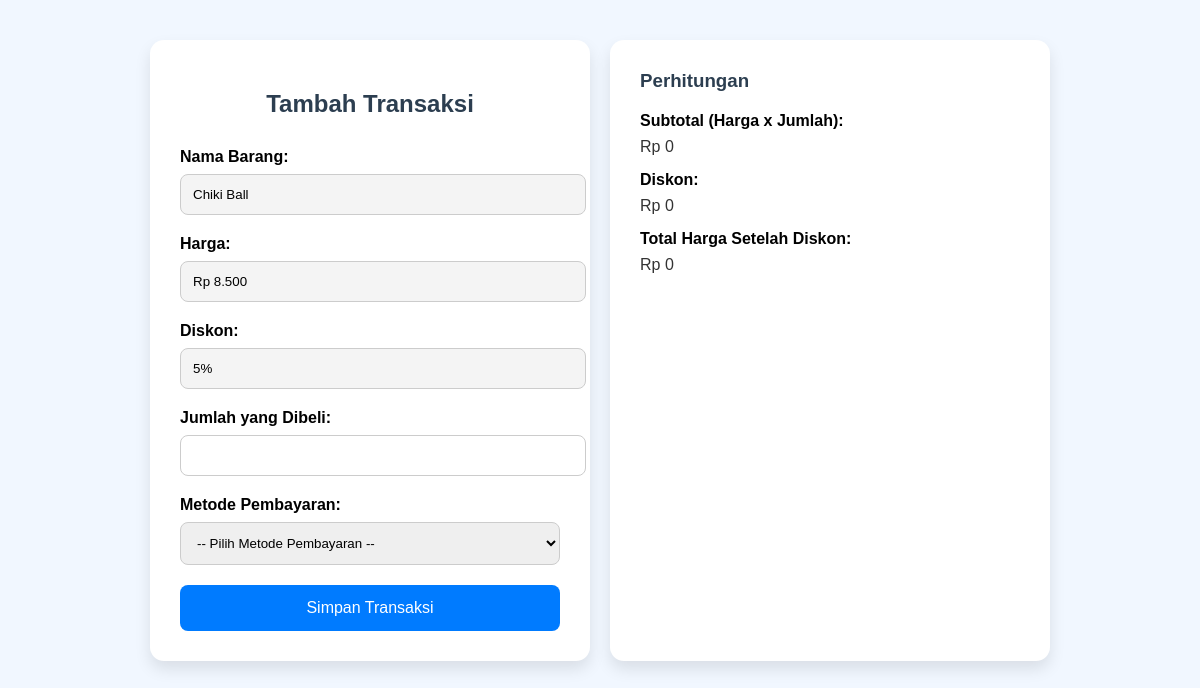
Screenshot of /views/tambah_transaksi.php?id_barang=1 (signed in) with the database file from the repository.
### tables this page shows
CREATE TABLE `barang` (
  `id_barang` int(11) NOT NULL,
  `nama_barang` varchar(100) NOT NULL,
  `harga` decimal(10,2) NOT NULL,
  `diskon` int(11) NOT NULL,
  `stok` int(11) NOT NULL
);

### views/tambah_transaksi.php (the view, shortened to what this page needs)
<?php
$db = new Database();
$conn = $db->getConnection();
$id_barang = isset($_GET['id_barang']) ? $_GET['id_barang'] : null;
$stmt = $conn->prepare("SELECT id_barang, nama_barang, harga, diskon, stok FROM barang WHERE id_barang = ?");
$stmt->execute([$id_barang]);
$barang = $stmt->fetch();
?>
<!DOCTYPE html>
<html lang="id">
<head>
</head>
<body>
    <form method="POST">
        <div class="container">
            <div class="form-box">
                <h2>Tambah Transaksi</h2>
                <label>Nama Barang:</label>
                <input type="text" value="<?= htmlspecialchars($barang['nama_barang']) ?>" readonly>
                <label>Harga:</label>
                <input type="text" value="Rp <?= number_format($barang['harga'], 0, ',', '.') ?>" readonly>
                <label>Diskon:</label>
                <input type="text" value="<?= $barang['diskon'] ?>%" readonly>
                <label for="jumlah_barang">Jumlah yang Dibeli:</label>
                <input type="number" name="jumlah_barang" id="jumlah_barang" min="1" max="<?= $barang['stok'] ?>" required oninput="updateTotal()">
                <label for="metode_pembayaran">Metode Pembayaran:</label>
                <select name="metode_pembayaran" id="metode_pembayaran" required>
                    <option value="">-- Pilih Metode Pembayaran --</option>
                </select>
                <button type="submit">Simpan Transaksi</button>
            </div>
            <div class="result-box">
                <h3>Perhitungan</h3>
                <div class="result-item">
                    <label>Subtotal (Harga x Jumlah):</label>
                    <span id="subtotal">Rp 0</span>
                </div>
                <div class="result-item">
                    <label>Diskon:</label>
                    <span id="diskon">Rp 0</span>
                </div>
                <div class="result-item">
                    <label>Total Harga Setelah Diskon:</label>
                    <span id="totalHarga">Rp 0</span>
                </div>
            </div>
        </div>
    </form>
</body>
</html>

### views/tambah_transaksi.php (style rules this page uses)
body { font-family: sans-serif; background: #f1f7ff; margin: 0; padding: 0; }
.container { display: flex; justify-content: space-between; margin: 40px auto; max-width: 900px; gap: 20px; }
.form-box, .result-box { background: #fff; padding: 30px; border-radius: 14px; box-shadow: 0 8px 16px rgba(0, 0, 0, 0.1); flex: 1; }
.form-box h2 { text-align: center; margin-bottom: 30px; color: #2c3e50; }
label { font-weight: 600; display: block; margin-bottom: 8px; }
input[type="text"], input[type="number"], select { width: 100%; padding: 12px; margin-bottom: 20px; border-radius: 8px; border: 1px solid #ccc; }
input[readonly] { background-color: #f4f4f4; }
button { width: 100%; background: #007bff; color: white; padding: 14px; border: none; border-radius: 8px; font-size: 16px; cursor: pointer; }
.result-box h3 { margin-top: 0; color: #2c3e50; margin-bottom: 20px; }
.result-item { margin-bottom: 15px; }
.result-item label { font-weight: 600; }
.result-item span { display: block; font-size: 16px; color: #333; }

### rows the page displays
barang: nama_barang "Chiki Ball", harga "Rp 8.500", diskon "5%"
